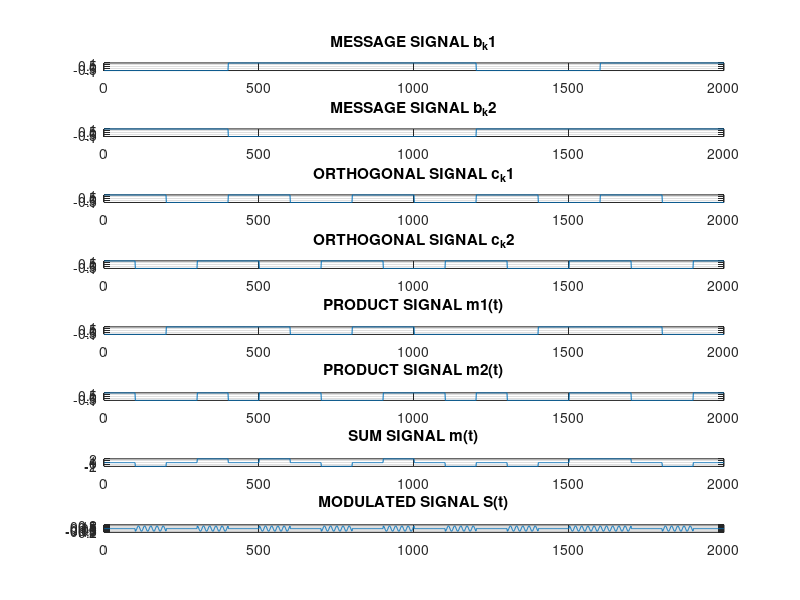
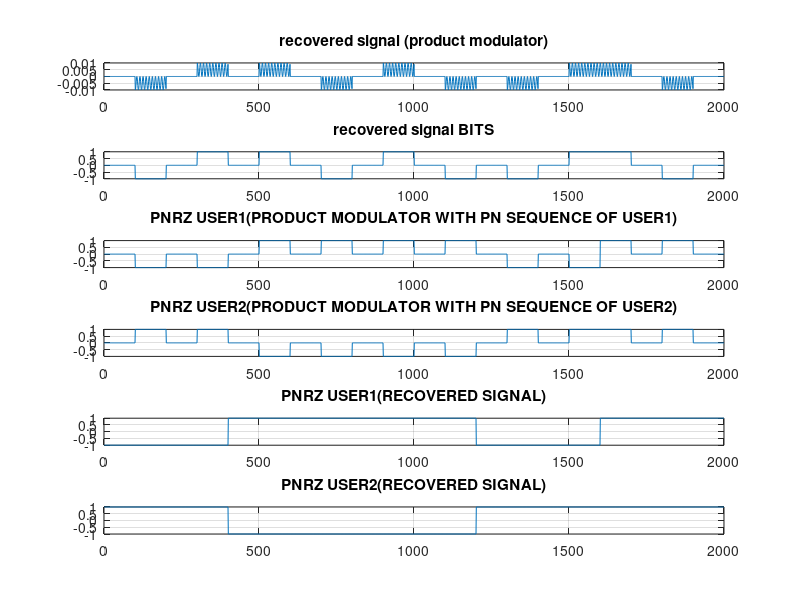

Recreate these plots in MATLAB, in order.
%NAME:ARCHIT VASHIST
%ROLL NO:2021BEC0022


%% CDMA IMPLEMENTATION IN MATLAB
clc;
clear all;
close all;

tic
%bit generation
b_k1=round(rand(1,5));
b_k2=round(rand(1,5));
disp('Input signal bits 1');
disp(b_k1);
disp('Input signal bits 2');
disp(b_k2);


% career frequency
fc=100;

%sampling frequency
fs=20*fc;

%sampling time
Ts=1/fs;

%time interval for sampling
t=0:Ts:1-Ts;

%bit length
T_b=length(t)/length(b_k1);
T_c=T_b/4;

%career wave
phi_t=sqrt(2/T_b)*cos(2*pi*fc*t);

%%orthogonal codes allocated to each user
user1=[1 1 0 0 ];
user2=[1 0 0 1 ];



PNRZ_b_k1=[]; %PNRZ storing variable of message signal

%POLAR NRZ creation
for j=1:1:length(b_k1)
    if b_k1(j)==1
        x_t=repmat(b_k1(j),1,T_b);   
    else
        x_t=repmat(-1,1,T_b);
    end
    PNRZ_b_k1=cat(2,PNRZ_b_k1,x_t);
end


PNRZ_b_k2=[]; %PNRZ storing variable of message signal

%POLAR NRZ creation
for j=1:1:length(b_k2)
    if b_k2(j)==1
        x_t=repmat(b_k2(j),1,T_b);   
    else
        x_t=repmat(-1,1,T_b);
    end
    PNRZ_b_k2=cat(2,PNRZ_b_k2,x_t);
end


PNRZ_c_k1=[]; %PNRZ storing variable of carrier signal

%POLAR NRZ creation
for i=1:length(b_k1)
for j=1:1:length(user1)
    if user1(j)==1
        x_t=repmat(user1(j),1,T_c);   
    else
        x_t=repmat(-1,1,T_c);
    end
    PNRZ_c_k1=cat(2,PNRZ_c_k1,x_t);
end
end

PNRZ_c_k2=[]; %PNRZ storing variable of carrier signal
%POLAR NRZ creation
for i=1:length(b_k2)
for j=1:1:length(user2)
    if user2(j)==1
        x_t=repmat(user2(j),1,T_c);   
    else
        x_t=repmat(-1,1,T_c);
    end
    PNRZ_c_k2=cat(2,PNRZ_c_k2,x_t);
end
end



figure(1)
%PLOT MESSAGE SIGNAL
subplot(8,1,1);
plot(PNRZ_b_k1);
title('MESSAGE SIGNAL b_k1')
grid on;


%plot career signal
subplot(8,1,2);
plot(PNRZ_b_k2);
title('MESSAGE SIGNAL b_k2');
grid on;
%plot career signal
subplot(8,1,3);
plot(PNRZ_c_k1);
title('ORTHOGONAL SIGNAL c_k1');
grid on;

%MODULATED SIGNAL
m_t1=PNRZ_c_k1.*PNRZ_b_k1;
m_t2=PNRZ_c_k2.*PNRZ_b_k2;

%plot modulated signal
subplot(8,1,4);
plot(PNRZ_c_k2);
title('ORTHOGONAL SIGNAL c_k2');
grid on;

%plot modulated signal
subplot(8,1,5);
plot(m_t1);
title('PRODUCT SIGNAL m1(t)');
grid on;

%plot modulated signal
subplot(8,1,6);
plot(m_t2);
title('PRODUCT SIGNAL m2(t)');
grid on;


m_t=m_t1+m_t2;


%plot modulated signal
subplot(8,1,7);
plot(m_t);
title('SUM SIGNAL m(t)');
grid on;





s_t=m_t.*phi_t;

%plot modulated signal
subplot(8,1,8);
plot(s_t);
title('MODULATED SIGNAL S(t)');
grid on;

%%DEMODULATION SECTION

r_t=s_t.*phi_t;
figure(2)

subplot(6,1,1)
plot(r_t);
title('recovered signal (product modulator)')
grid on;



bit_s = []; %integrator values


%TAKE t_c INTERVAL AND DO INTEGRATION FOR DECISION RULE 
for j = 1:length(user1)*length(b_k1)
    % calculate the start and end index for integration interval
    start_index = (j-1)*T_c+1;
    end_index = j*T_c;

    % integrator
    bit_sum = sum(r_t(start_index:end_index));
    
    % storing integrator values in an array for message signal creation
    bit_s = [bit_s bit_sum];

end



%DECISION RULE
bits=[];
for j=1:length(user1)*length(b_k1)
    if bit_s(j)>0 %THRESHOLD VALUE
        a=1;
    elseif bit_s(j)==0
        a=0;
    else
        a=-1;
    end
   bits =[bits a];
end

PNRZ_bits=[]; %PNRZ storing variable of message signal

%POLAR NRZ creation
for j=1:1:length(bits)
    if bits(j)==1
        x_t=repmat(bits(j),1,T_c);   
    elseif bits(j)==-1
        x_t=repmat(-1,1,T_c);
    else
        x_t=zeros(1,T_c);
    end
    PNRZ_bits=cat(2,PNRZ_bits,x_t);
end



subplot(6,1,2)
plot(PNRZ_bits);
title('recovered signal BITS')
grid on;


u_1=PNRZ_bits.*PNRZ_c_k1;
u_2=PNRZ_bits.*PNRZ_c_k2;


subplot(6,1,3)
plot(u_1);
title('PNRZ USER1(PRODUCT MODULATOR WITH PN SEQUENCE OF USER1)')
grid on;

subplot(6,1,4)
plot(u_2);
title('PNRZ USER2(PRODUCT MODULATOR WITH PN SEQUENCE OF USER2)')
grid on;

bit_s1=[];
%TAKE t_b INTERVAL AND DO INTEGRATION FOR DECISION RULE 
for j = 1:length(b_k1)
    % calculate the start and end index for integration interval
    start_index = (j-1)*T_b+1;
    end_index = j*T_b;

    % integrator
    bit_sum = sum(u_1(start_index:end_index));
    
    % storing integrator values in an array for message signal creation
    bit_s1 = [bit_s1 bit_sum];

end



%DECISION RULE
bits1=[];
for j=1:length(bit_s1)
    if bit_s1(j)>0 %THRESHOLD VALUE
        a=1;
    else
        a=0;
    end
   bits1 =[bits1 a];
end




bit_s2=[];
%TAKE t_b INTERVAL AND DO INTEGRATION FOR DECISION RULE 
for j = 1:length(b_k2)
    % calculate the start and end index for integration interval
    start_index = (j-1)*T_b+1;
    end_index = j*T_b;

    % integrator
    bit_sum = sum(u_2(start_index:end_index));
    
    % storing integrator values in an array for message signal creation
    bit_s2 = [bit_s2 bit_sum];

end



%DECISION RULE
bits2=[];
for j=1:length(bit_s2)
    if bit_s2(j)>0 %THRESHOLD VALUE
        a=1;
    else
        a=0;
    end
   bits2 =[bits2 a];
end


PNRZ_bits1=[];
%POLAR NRZ creation
for j=1:1:length(bits1)
    if bits1(j)==1
        x_t=repmat(bits1(j),1,T_b);   
    else
        x_t=repmat(-1,1,T_b);
    end
    PNRZ_bits1=cat(2,PNRZ_bits1,x_t);
end

PNRZ_bits2=[];
%POLAR NRZ creation
for j=1:1:length(bits2)
    if bits2(j)==1
        x_t=repmat(bits2(j),1,T_b);   
    else
        x_t=repmat(-1,1,T_b);
    end
    PNRZ_bits2=cat(2,PNRZ_bits2,x_t);
end



subplot(6,1,5)
plot(PNRZ_bits1);
title('PNRZ USER1(RECOVERED SIGNAL)')
grid on;

subplot(6,1,6)
plot(PNRZ_bits2);
title('PNRZ USER2(RECOVERED SIGNAL)')
grid on;


if biterr(b_k1,bits1)==0
    disp('NO BIT ERROR FOR USER1')
else 
    disp('BIT ERROR FOR USER1')
end

if biterr(b_k2,bits2)==0
    disp('NO BIT ERROR FOR USER2')
else 
    disp('BIT ERROR FOR USER2')
end

toc


























